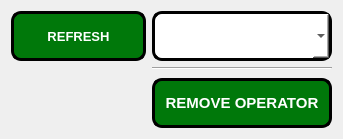
             <widget class="QWidget" name="removeoperator">
              <property name="geometry">
               <rect>
                <x>0</x>
                <y>0</y>
                <width>343</width>
                <height>139</height>
               </rect>
              </property>
              <attribute name="icon">
               <iconset resource="ikonlar.qrc">
                <normaloff>:/images/icons/delete.png</normaloff>:/images/icons/delete.png</iconset>
              </attribute>
              <attribute name="label">
               <string>REMOVE OPERATOR</string>
              </attribute>
              <layout class="QGridLayout" name="gridLayout_17">
               <item row="0" column="1">
                <widget class="QComboBox" name="comboBoxOperatorSil">
                 <property name="minimumSize">
                  <size>
                   <width>180</width>
                   <height>50</height>
                  </size>
                 </property>
                 <property name="font">
                  <font>
                   <pointsize>11</pointsize>
                   <weight>75</weight>
                   <bold>true</bold>
                  </font>
                 </property>
                 <property name="styleSheet">
                  <string notr="true">background-color: rgb(255, 255, 255);
border: 3px solid;
border-color: rgb(0, 0, 0);
border-radius: 10px;
</string>
                 </property>
                </widget>
               </item>
               <item row="3" column="1">
                <widget class="QPushButton" name="pushButtonOperatorSil">
                 <property name="minimumSize">
                  <size>
                   <width>0</width>
                   <height>50</height>
                  </size>
                 </property>
                 <property name="font">
                  <font>
                   <pointsize>11</pointsize>
                   <weight>75</weight>
                   <bold>true</bold>
                  </font>
                 </property>
                 <property name="styleSheet">
                  <string notr="true">QPushButton{
	qproperty-icon: url(:/images/icons/delete.png);
    background-color: rgb(0, 120, 10);

	color: rgb(255, 255, 255);
	border: 3px solid;
	border-color: rgb(0, 0, 0);
	border-radius: 10px;
}
QPushButton::hover
{
	background-color: rgb(0, 255, 0);
	border-color: rgb(255, 0, 0);

}</string>
                 </property>
                 <property name="text">
                  <string>REMOVE OPERATOR</string>
                 </property>
                 <property name="iconSize">
                  <size>
                   <width>40</width>
                   <height>40</height>
                  </size>
                 </property>
                </widget>
               </item>
               <item row="1" column="1">
                <widget class="Line" name="line_3">
                 <property name="orientation">
                  <enum>Qt::Horizontal</enum>
                 </property>
                </widget>
               </item>
               <item row="0" column="0">
                <widget class="QPushButton" name="pushButtonOperatorSilYenile">
                 <property name="minimumSize">
                  <size>
                   <width>120</width>
                   <height>50</height>
                  </size>
                 </property>
                 <property name="font">
                  <font>
                   <pointsize>10</pointsize>
                   <weight>75</weight>
                   <bold>true</bold>
                  </font>
                 </property>
                 <property name="styleSheet">
                  <string notr="true">QPushButton{
	qproperty-icon: url(:/images/icons/refresh_icon.png);
    background-color: rgb(0, 120, 10);

	color: rgb(255, 255, 255);
	border: 3px solid;
	border-color: rgb(0, 0, 0);
	border-radius: 10px;
}
QPushButton::hover
{
	background-color: rgb(0, 255, 0);
	border-color: rgb(255, 0, 0);

}</string>
                 </property>
                 <property name="text">
                  <string>REFRESH</string>
                 </property>
                 <property name="iconSize">
                  <size>
                   <width>30</width>
                   <height>30</height>
                  </size>
                 </property>
                </widget>
               </item>
               <item row="2" column="1">
                <spacer name="verticalSpacer_6">
                 <property name="orientation">
                  <enum>Qt::Vertical</enum>
                 </property>
                 <property name="sizeHint" stdset="0">
                  <size>
                   <width>20</width>
                   <height>40</height>
                  </size>
                 </property>
                </spacer>
               </item>
              </layout>
             </widget>
